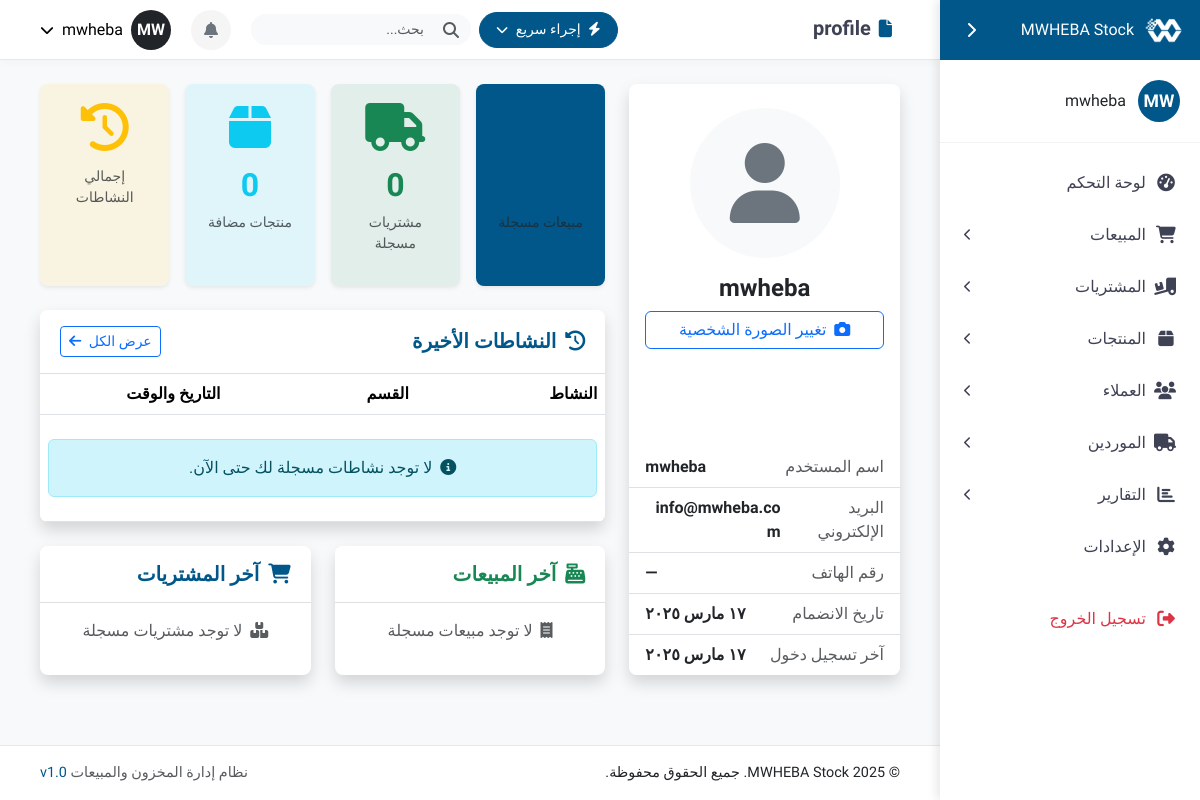
Before: /profile/ (signed in) with the older database file.
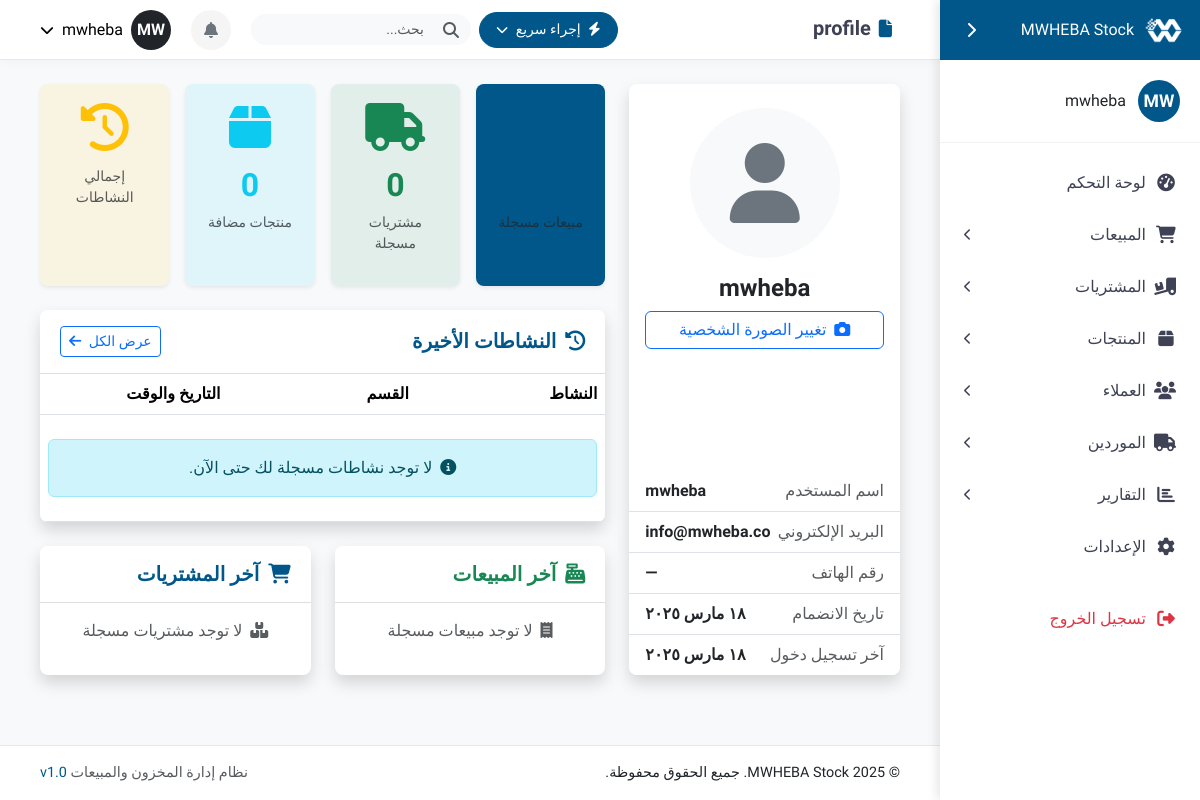
After: the same page with the newer database file.
### accounts/models.py (models this page shows, shortened)
class User(AbstractUser):
    phone_number = models.CharField(_("رقم الهاتف"), max_length=20, blank=True, null=True)
    address = models.CharField(max_length=255, blank=True)  # Add this line
    position = models.CharField(_("المسمى الوظيفي"), max_length=100, blank=True, null=True)
    image = models.ImageField(_("الصورة الشخصية"), upload_to='users/', blank=True, null=True)
    last_activity = models.DateTimeField(_("آخر نشاط"), blank=True, null=True)
    color_code = models.CharField(_("رمز اللون"), max_length=10, blank=True, null=True)
    def get_initials(self):
        initials = ""
        if self.first_name:
            initials += self.first_name[0]
        if self.last_name:
            initials += self.last_name[0]
        if not initials:
            initials = self.username[0:2]
        return initials.upper()
    def get_color_class(self):
        return self.color_code or 'primary'
    class Meta:
        verbose_name = _("مستخدم")
        verbose_name_plural = _("المستخدمين")

### accounts/views.py (the view)
# urls.py: path('profile/', views.profile, name='profile'),
@login_required
def profile(request):
    user = request.user
    activities = ActivityLog.objects.filter(user=user).order_by('-timestamp')[:20]
    context = {
        'user': user,
        'activities': activities
    }
    return render(request, 'accounts/profile.html', context)

### templates/accounts/profile.html (shortened to what the changed rows need)
{% extends "base.html" %}
{% load i18n %}
{% load crispy_forms_tags %}
{% block content %}
<div class="row gx-4">
    <div class="col-lg-4 col-md-5 mb-4">
        <div class="card shadow h-100">
            <div class="card-body text-center pt-4 pb-3">
                <div class="position-relative mx-auto mb-3" style="width: 150px; height: 150px;">
                    {% if user.profile_picture %}
                        <img src="{{ user.profile_picture.url }}" alt="{{ user.get_full_name }}"
                             class="rounded-circle img-thumbnail" style="width: 150px; height: 150px; object-fit: cover;">
                    {% else %}
                        <div class="bg-light rounded-circle d-flex align-items-center justify-content-center mb-0"
                             style="width: 150px; height: 150px;">
                        </div>
                    {% endif %}
                </div>
                <h4 class="fw-bold">{{ user.get_full_name|default:user.username }}</h4>
                <div class="d-grid">
                    <button class="btn btn-outline-primary" onclick="document.getElementById('profilePictureInput').click()">
                    </button>
                </div>
            </div>
            <ul class="list-group list-group-flush">
                <li class="list-group-item d-flex justify-content-between align-items-center">
                    <span class="text-muted">{% trans "اسم المستخدم" %}</span>
                    <span class="fw-bold">{{ user.username }}</span>
                </li>
                <li class="list-group-item d-flex justify-content-between align-items-center">
                    <span class="text-muted">{% trans "البريد الإلكتروني" %}</span>
                    <span class="fw-bold">{{ user.email|default:"—" }}</span>
                </li>
                <li class="list-group-item d-flex justify-content-between align-items-center">
                    <span class="text-muted">{% trans "رقم الهاتف" %}</span>
                    <span class="fw-bold">{{ user.phone_number|default:"—" }}</span>
                </li>
                <li class="list-group-item d-flex justify-content-between align-items-center">
                    <span class="text-muted">{% trans "تاريخ الانضمام" %}</span>
                    <span class="fw-bold format-date">{{ user.date_joined|date:"Y-m-d" }}</span>
                </li>
                <li class="list-group-item d-flex justify-content-between align-items-center">
                    <span class="text-muted">{% trans "آخر تسجيل دخول" %}</span>
                    <span class="fw-bold format-date">{{ user.last_login|date:"Y-m-d" }}</span>
                </li>
            </ul>
        </div>
    </div>
    <div class="col-lg-8 col-md-7">
        <div class="row g-3 mb-4">
            <div class="col-md-3 col-6">
                <div class="card bg-success bg-opacity-10 border-0 h-100">
                    <div class="card-body text-center py-3">
                        <div class="display-5 text-success mb-2">
                            <i class="fas fa-truck"></i>
                        </div>
                        <h3 class="fs-2 fw-bold text-success">{{ user.created_purchases.count }}</h3>
                        <p class="mb-0 text-muted small">{% trans "مشتريات مسجلة" %}</p>
                    </div>
                </div>
            </div>
            <div class="col-md-3 col-6">
                <div class="card bg-info bg-opacity-10 border-0 h-100">
                    <div class="card-body text-center py-3">
                        <div class="display-5 text-info mb-2">
                            <i class="fas fa-box"></i>
                        </div>
                        <h3 class="fs-2 fw-bold text-info">{{ user.created_products.count }}</h3>
                        <p class="mb-0 text-muted small">{% trans "منتجات مضافة" %}</p>
                    </div>
                </div>
            </div>
        </div>
        <div class="card shadow mb-4">
            <div class="card-body p-0">
                <div class="table-responsive">
                    <table class="table align-middle mb-0">
                        <thead class="bg-light">
                            <tr>
                                <th>{% trans "النشاط" %}</th>
                                <th>{% trans "القسم" %}</th>
                                <th>{% trans "التاريخ والوقت" %}</th>
                            </tr>
                        </thead>
                    </table>
                </div>
            </div>
        </div>
    </div>
</div>
{% endblock %}

### templates/base.html (shortened to what the changed rows need)
{% load static %}
<!DOCTYPE html>
<html lang="ar" dir="rtl">
{% include "base_head.html" %}
<body>
    <div class="sidebar-container">
        <div class="sidebar">
            {% if user.is_authenticated %}
            <div class="sidebar-user">
                <div class="user-avatar bg-primary text-white">
                    {{ user.get_initials|default:"U" }}
                </div>
                <div class="user-info">
                    <h6 class="mb-0">{{ user.get_full_name|default:user.username }}</h6>
                </div>
            </div>
            <nav class="sidebar-nav">
                <ul class="nav-menu">
                    <li class="nav-item">
                        <a href="{% url 'dashboard' %}" class="nav-link {% if request.resolver_match.url_name == 'dashboard' %}active{% endif %}">
                            <i class="fas fa-tachometer-alt"></i>
                            <span>لوحة التحكم</span>
                        </a>
                    </li>
                    <li class="nav-item">
                        <a href="javascript:void(0);" class="nav-link submenu-toggle {% if 'sales' in request.path %}active{% endif %}">
                            <i class="fas fa-shopping-cart"></i>
                            <span>المبيعات</span>
                            <i class="fas fa-chevron-left submenu-indicator"></i>
                        </a>
                    </li>
                    <li class="nav-item">
                        <a href="javascript:void(0);" class="nav-link submenu-toggle {% if 'purchases' in request.path %}active{% endif %}">
                            <i class="fas fa-truck-loading"></i>
                            <span>المشتريات</span>
                            <i class="fas fa-chevron-left submenu-indicator"></i>
                        </a>
                    </li>
                    <li class="nav-item">
                        <a href="javascript:void(0);" class="nav-link submenu-toggle {% if 'products' in request.path %}active{% endif %}">
                            <i class="fas fa-box"></i>
                            <span>المنتجات</span>
                            <i class="fas fa-chevron-left submenu-indicator"></i>
                        </a>
                    </li>
                    <li class="nav-item">
                        <a href="javascript:void(0);" class="nav-link submenu-toggle {% if 'customers' in request.path %}active{% endif %}">
                            <i class="fas fa-users"></i>
                            <span>العملاء</span>
                            <i class="fas fa-chevron-left submenu-indicator"></i>
                        </a>
                    </li>
                    <li class="nav-item">
                        <a href="javascript:void(0);" class="nav-link submenu-toggle {% if 'suppliers' in request.path %}active{% endif %}">
                            <i class="fas fa-truck"></i>
                            <span>الموردين</span>
                            <i class="fas fa-chevron-left submenu-indicator"></i>
                        </a>
                    </li>
                    <li class="nav-item">
                        <a href="javascript:void(0);" class="nav-link submenu-toggle {% if 'reports' in request.path %}active{% endif %}">
                            <i class="fas fa-chart-bar"></i>
                            <span>التقارير</span>
                            <i class="fas fa-chevron-left submenu-indicator"></i>
                        </a>
                    </li>
                    <li class="nav-item">
                        <a href="{% url 'general-settings' %}" class="nav-link {% if 'general-settings' in request.path %}active{% endif %}">
                            <i class="fas fa-cog"></i>
                            <span>الإعدادات</span>
                        </a>
                    </li>
                    <li class="nav-item mt-4">
                        <a href="{% url 'logout' %}" class="nav-link text-danger">
                            <i class="fas fa-sign-out-alt"></i>
                            <span>تسجيل الخروج</span>
                        </a>
                    </li>
                </ul>
            </nav>
            {% endif %}
        </div>
    </div>
    <div class="main-content">
        <header class="top-header">
            <div class="container-fluid">
                <div class="header-wrap">
                    <div class="header-right">
                        <div class="dropdown ms-2">
                            <button class="user-menu d-flex align-items-center bg-transparent border-0 p-0" data-bs-toggle="dropdown">
                                <div class="user-avatar bg-{{ user.get_color_class }} text-white">
                                    {{ user.get_initials|default:"U" }}
                                </div>
                                <span class="ms-2 d-none d-lg-inline">
                                    <span class="fw-medium">{{ user.get_full_name|default:user.username }}</span>
                                    <i class="fas fa-chevron-down ms-1 small"></i>
                                </span>
                            </button>
                        </div>
                    </div>
                </div>
            </div>
        </header>
        <div class="content-body">
            <div class="container-fluid">
                {% block content %}{% endblock %}
            </div>
        </div>
    </div>
</body>
</html>

Changed rows visible on the page:
changed User "mwheba": email "info@mwheba.com" → "info@mwheba.co"
Other visible differences:
text written by a page script: "١٧ مارس ٢٠٢٥" → "١٨ مارس ٢٠٢٥"
